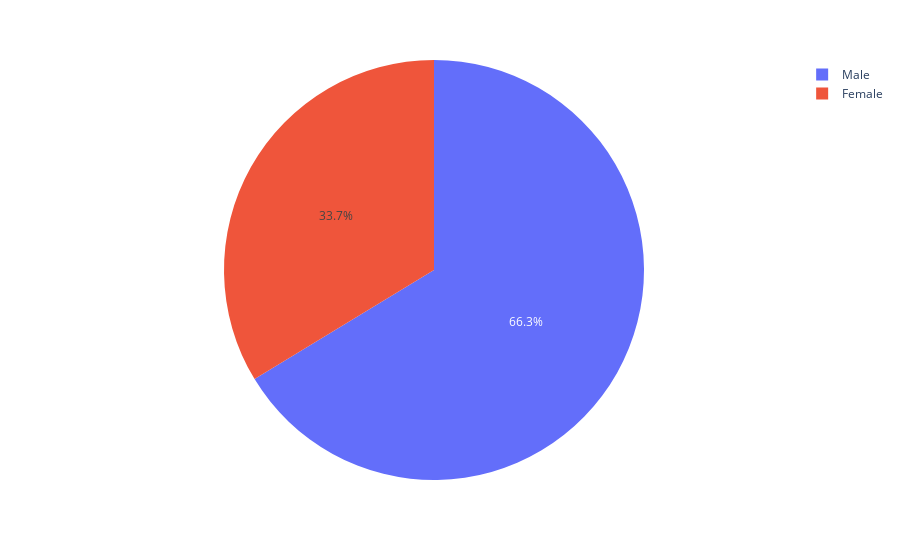

Write notebook code for a chart like this one.
### Code cell
px.pie(
    data_frame = tips,
    values = 'tip',
    names = 'sex'
)

### Figure 1 — Plotly figure (JSON) as saved in the notebook; plotly's stock layout.template omitted (floating-point values rounded to 4 significant figures; data arrays with more than 128 entries replaced by an {"elided": "..."} marker saying what was removed)
{"data": [{"domain": {"x": [0, 1], "y": [0, 1]}, "hovertemplate": "sex=%{label}<br>tip=%{value}<extra></extra>", "labels": {"elided": "244 str values"}, "legendgroup": "", "name": "", "showlegend": true, "type": "pie", "values": {"elided": "244 float values"}}], "layout": {"legend": {"tracegroupgap": 0}, "margin": {"t": 60}}}
